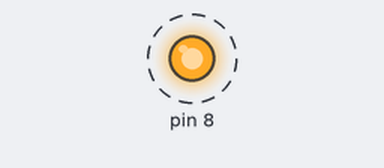
Bench run of a sketch on a simulated Arduino Uno, built with avr-gcc and run on an emulated ATmega328P. On the bench: output pins drawn as LEDs (lit = HIGH). Dashed ring = blinking.

Above: at 0.2 s.
Timing chart, 0 to 3.0 s (numbered marks = the images above):
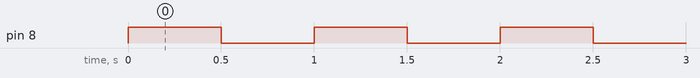

Measured:
- by itself, pin 8: alternates HIGH for 0.50 s and LOW for 0.50 s

The sketch:

arduino_deneme_1.ino
```cpp
void setup()
{
	pinMode(8, OUTPUT);
}

void loop()
{
	static byte i = 0;

	digitalWrite(8, ++i & B1);
	delay(500);
}
```
